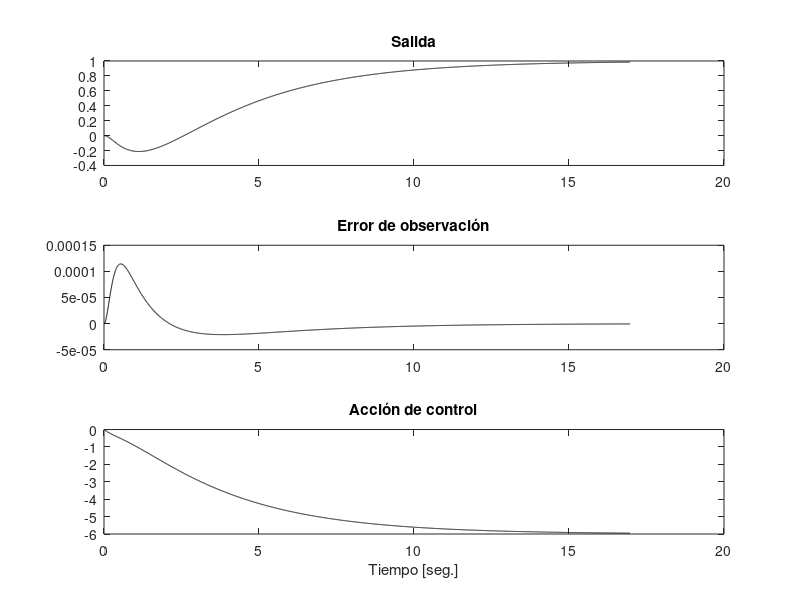

Here is the MATLAB script that generated this plot:
clear all; clc; close all;

%% DEFINICIÓN DEL SISTEMA Y TRANSFORMACIÓN A ESPACIO DE ESTADOS

% Definimos una función de transferencia G(s) con parámetro P
P = 1;
num = [1+P -P];    % Numerador de la FT
den = [1 3 6];     % Denominador de la FT

% Convertimos a espacio de estados usando forma canónica controlable
A = [  0     1;
     -den(3) -den(2)];
B = [0; 1];
C = [num(2), num(1)];  % C sale de la coincidencia numérica de FT y forma canónica
D = 0;

% Verificamos que al volver a transformar a FT nos dé lo mismo
[n, d] = ss2tf(A, B, C, D);  % (solo para verificación)

%% AMPLIACIÓN DEL SISTEMA PARA CONTROL CON INTEGRADOR

% Se agrega un integrador del error → sistema aumentado
Aa = [A       [0;0];
     -C        0];   % Matriz A aumentada
Ba = [B; 0];          % Matriz B aumentada

%% CONTROLADOR POR ASIGNACIÓN DE POLOS

% Verificamos la controlabilidad del sistema aumentado
Mat_Aa = Aa;
Mat_Ba = Ba;
Mat_Ma = [Mat_Ba Mat_Aa*Mat_Ba Mat_Aa^2*Mat_Ba];  % Matriz de controlabilidad aumentada
disp("Rango de la matriz de controlabilidad (debe ser 3):")
rank(Mat_Ma)  % Si es 3 → controlable

% Calculamos autovalores actuales del sistema aumentado (sin controlar)
auto_val = eig(Mat_Aa);
% Polinomio característico actual del sistema aumentado (sin controlar)
c_ai = poly(auto_val);  % = [1 a2 a1 a0]

% Construcción de la matriz de transformación Wₐ para pasar a forma canónica controlable
% Esto se hace para poder aplicar la fórmula directa para Ka
Mat_Wa = [c_ai(3) c_ai(2) 1;
          c_ai(2) 1        0;
          1       0        0];

% Matriz de transformación Tₐ = Mₐ * Wₐ
Mat_Ta = Mat_Ma * Mat_Wa;

% Verificación (opcional): cambio de base a forma controlable
A_controlable = inv(Mat_Ta) * Mat_Aa * Mat_Ta;

% Elegimos los polos deseados del sistema controlado
Polos_deseados = [-0.3; -5; -1];  % Tiempo de respuesta lento/moderado

% Calculamos el polinomio deseado (producto de (s - μi))
alfa_ia = poly(Polos_deseados);  % = [1 α2 α1 α0]

% Cálculo del vector de ganancia Ka usando fórmula directa:
% Ka = (αd - αa) * T⁻¹
Ka = fliplr(alfa_ia(2:4) - c_ai(2:4)) * inv(Mat_Ta);  % fliplr acomoda términos en orden correcto
K=Ka;
% Resultado del controlador Ka
disp('Autovalores del sistema controlado (Aa - Ba*Ka):')
eig(Mat_Aa - Mat_Ba * Ka)

%% OBSERVADOR DE ESTADOS (ESTIMADOR)

% Trabajamos con el sistema original (no aumentado)
% Aplicamos el principio de dualidad para construir el observador

A_d = A';      % Transpuesta de A
B_d = C';      % Transpuesta de C
C_d = B';      % Transpuesta de B

% Elegimos polos para el observador → más rápidos que el sistema
Polos_Obs = [-10; -9];
alfa_ia_d = poly(Polos_Obs);  % Polinomio deseado del observador

% Calculamos matriz de controlabilidad dual
Mat_M_d = [B_d A_d*B_d];  % Matriz de controlabilidad del sistema dual

% Polinomio característico actual del sistema sin controlar
auto_val_d = eig(A);
c_ai_d = poly(auto_val_d);  % = [1 a1 a0]

% Matriz de transformación W (dual) para cambio de base en el observador
Mat_W = [c_ai_d(2) 1;
         1        0];

% Matriz de transformación T para observador
Mat_T_d = Mat_M_d * Mat_W;

% Cálculo de la ganancia del observador Ko (usamos dualidad)
Ko = (fliplr(alfa_ia_d(2:3) - c_ai_d(2:3)) * inv(Mat_T_d))';
disp('Autovalores del observador (A - Ko*C):')
eig(A - Ko * C)

%% SIMULACIÓN EN LAZO CERRADO

% Parámetros de simulación
h = 4e-3;           % Paso de integración
TFinal = 16.9730;   % Tiempo final simulado
Max_T = round(TFinal / h);  % Número de pasos de integración

% Inicialización de variables
e = 0; ys = []; ypp(1) = 0; yp(1) = 0; y(1) = 0; t = [];
x = [yp(1); y(1)];
ref = 1; psi = 0; u = 0;  % psi = integrador del error
x_hat = [0; 0];           % Estado estimado por el observador
y_o(1) = 0; acc(1) = 0;   % Inicialización de variables

% Bucle de simulación
for ii = 2:Max_T
    ua = u;
    
    % Controlador en lazo cerrado con integrador y estado estimado
    u = -K * [x_hat; psi];
    
    % Integración del error de seguimiento
    psi_p = ref - y(ii-1);  % Error instantáneo
    psi = psi + psi_p * h;  % Integrador del error
    
    % Dinámica del sistema real (2 s - 1) / (s^2 + 3s + 6)
    up = (u - ua) / h;
    ypp = 2 * up - 1 * u - 3 * yp(ii-1) - 6 * y(ii-1);
    yp(ii) = yp(ii-1) + h * ypp;
    y(ii) = y(ii-1) + h * yp(ii);
    
    % Salida estimada y actualización del observador
    x_hat_p = A * x_hat + B * u + Ko * (y(ii-1) - C * x_hat);
    x_hat = x_hat + x_hat_p * h;
    
    % Guardamos resultados
    ys(ii-1) = y(ii);
    t(ii-1) = ii * h;
    y_o(ii-1) = C * x_hat;
    acc(ii-1) = u;
end

%% PLOTEO DE RESULTADOS

subplot(3,1,1); plot(t, ys, 'k'); title('Salida');
subplot(3,1,2); plot(t, ys - y_o, 'k'); title('Error de observación');
subplot(3,1,3); plot(t, acc, 'k'); title('Acción de control'); xlabel('Tiempo [seg.]');
